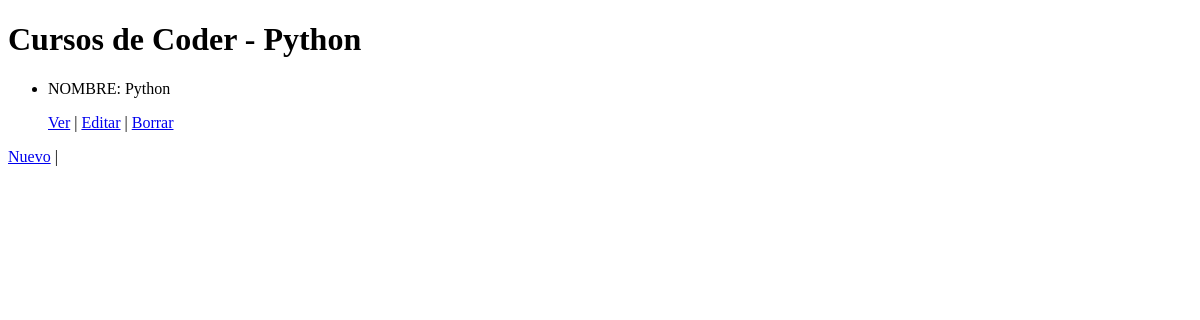
The page /AppCoder/curso/list on the database as committed earlier.
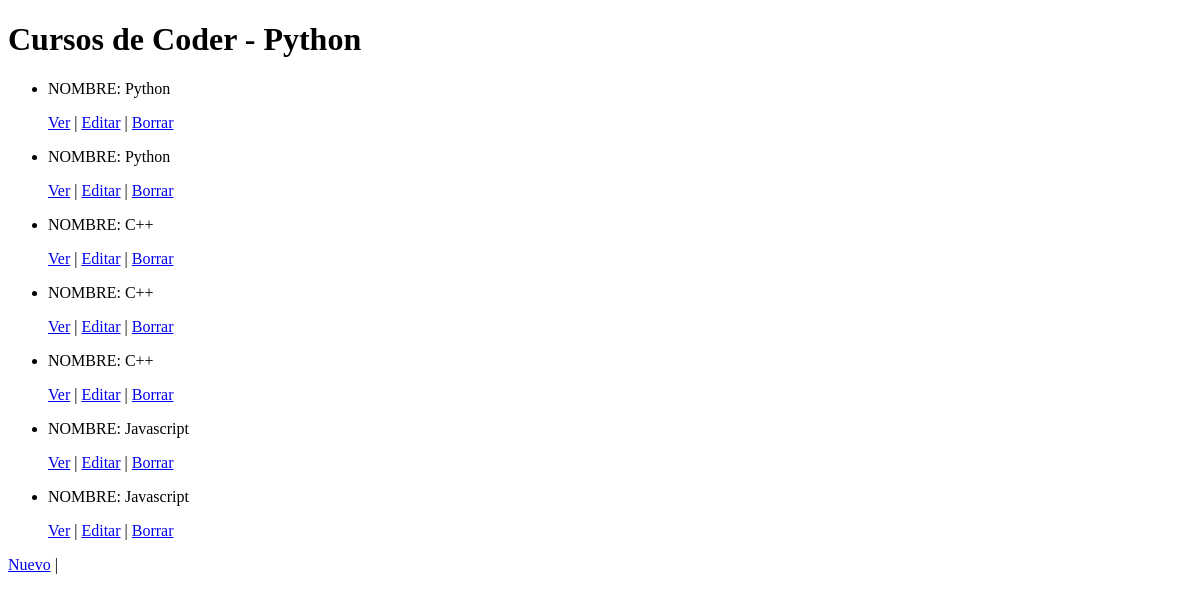
The same page on the database as committed later.
### AppCoder/models.py (models this page shows, shortened)
class Curso(models.Model):
    nombre = models.CharField(max_length = 40)
    camada = models.IntegerField()

### AppCoder/views.py (the view)
# urls.py: path('curso/list', views.CursoList.as_view(), name='List'),
class CursoList(ListView):
      model = Curso
      template_name = "AppCoder/cursos_list.html"

### AppCoder/templates/AppCoder/cursos_list.html (shortened to what this page needs)
<!DOCTYPE html>
<html lang="en">
<head>
</head>
<body>
    <h1>Cursos de Coder - Python</h1>
    <ul>
        {% for curso in object_list %}
            <li>
                <p>NOMBRE: {{ curso.nombre }} </p>
                <p>
                    <a href="{% url 'Detail' curso.id %}">Ver</a> |
                    <a href="{% url 'Edit' curso.id %}">Editar</a> |
                    <a href="{% url 'Delete' curso.id %}">Borrar</a>
                </p>
            </li>
        {% endfor %}
    </ul>
    <a href="{% url 'New'  %}">Nuevo</a> |
</body>
</html>

Rows that differ between the two databases and show on the page:
added Curso: nombre "Python"
added Curso: nombre "C++"
added Curso: nombre "C++"
added Curso: nombre "C++"
added Curso: nombre "Javascript"
added Curso: nombre "Javascript"
